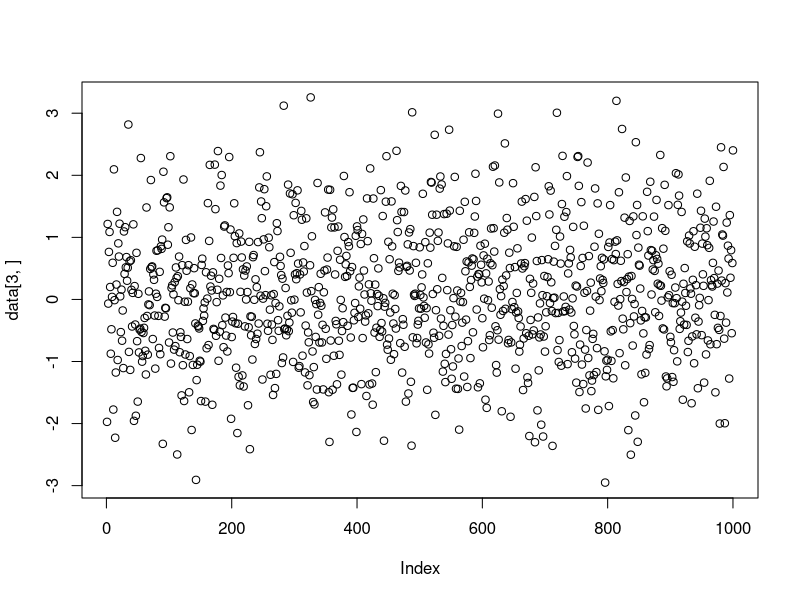

Write the R code that produced this figure. (Note: this script raises an error after producing the figure.)



mu <- c(rep(0,2500), rep(0.1, 2500))
data <- matrix(rnorm(1000 * 5, mu), nrow = 5, ncol = 1000, byrow = FALSE)
plot(data[3,])

pen <- 2*5*log(1000)/10

res1 <- dust.MD(data, method = "randIndex_Eval4",
               penalty = pen, constraints_l = 1)
res1$changepoints
res1$nb
###

res2 <- dust.MD(data, method = "randIndex_Eval3",
               penalty = pen, constraints_l = 1)
res2$changepoints
res2$nb
##
all(res1$costQ == res2$costQ)

################################################
################################################
################################################

d <- 1
mu <- c(rep(0,250), rep(2, 250))
data <- matrix(rnorm(500* d, mu), nrow = 500, ncol = d, byrow = FALSE)
data <- t(data)
plot(data[1,])

pen <- 2*d*log(500)



res1 <- dust.MD(data, method = "randIndex_Eval1",
                penalty = pen, constraints_l = 1)
res1$changepoints
res1$nb
###


res2 <- dust.MD(data, method = "randIndex_Eval0",
                penalty = pen, constraints_l = 1)
res2$changepoints
res2$nb
res2bis <- dust.1D(as.vector(data), method = "randIndex_Eval0",
                   penalty = pen)
res2bis$changepoints
res2bis$nb
###


d <- 5
mu <- c(rep(0,250), rep(10, 250))
data <- matrix(rnorm(500* d, mu), nrow = 500, ncol = d, byrow = FALSE)
data <- t(data)
plot(data[1,])

pen <- 2*d*log(500)


res3 <- dust.MD(data,
                method = "randIndex_Eval0",
                penalty = pen,
                constraints_l = 1,
                constraints_r = 1)
res3$changepoints
res3$nb
###

res4 <- dust.MD(data,
                method = "randIndex_Eval1",
                penalty = pen,
                constraints_l = 1,
                constraints_r = 2)
res4$changepoints
res4$nb

res4$nb - res3$nb

###

all(res3$costQ == res4$costQ)


#############################################




res4 <- dust.MD(data, method = "randIndex_Eval3",
                penalty = pen, constraints_l = 2, constraints_r = 2)
res4$changepoints
res4$nb



#############################################
#############################################
#############################################

d <- 5
cl <- 2
cr <- 3
n <- 10000
mu <- c(rep(4,n/2), rep(4, n/2))
data <- matrix(rnorm(n* d, mu), nrow = n, ncol = d, byrow = FALSE)
data <- t(data)
#plot(data[1,])

pen <- 2*d*log(n)


res0 <- dust.MD(data,
                method = "detIndex_Eval0",
                penalty = pen,
                constraints_l = cl,
                constraints_r = cr)
res0$changepoints
res0$nb
res0$nb[length(res0$nb)]
###

res1 <- dust.MD(data,
                method = "detIndex_Eval1",
                penalty = pen,
                constraints_l = cl,
                constraints_r = cr)
res1$changepoints
res1$nb
res1$nb[length(res1$nb)]

res1$nb - res0$nb
#plot(res1$nb - res0$nb)
#abline(h = 0, col = 2)

###


res3 <- dust.MD(data,
                method = "detIndex_Eval3",
                penalty = pen,
                constraints_l = cl,
                constraints_r = cr, nbLoops = 20)
res3$changepoints
res3$nb
res3$nb[length(res3$nb)]

res3$nb - res0$nb
#plot(res3$nb - res0$nb)
#abline(h = 0, col = 2)


all(res1$costQ == res0$costQ)
all(res3$costQ == res0$costQ)

#plot(res3$nb - res0$nb)



library(ggplot2)

x <- 1:length(res0$nb)


# Create a data frame in long format manually
df <- data.frame(
  x = rep(x, 3),
  y = c(res0$nb, res1$nb, res3$nb),
  group = factor(rep(c("algo0", "algo1", "algo3"), each = length(res0$nb)))
)

# Plot with ggplot2
ggplot(df, aes(x = x, y = y, color = group)) +
  geom_line(size = 1) +
  geom_point() +
  labs(title = "Three Vectors on the Same Graph",
       x = "X-axis",
       y = "Values",
       color = "Legend") +
  theme_minimal()

